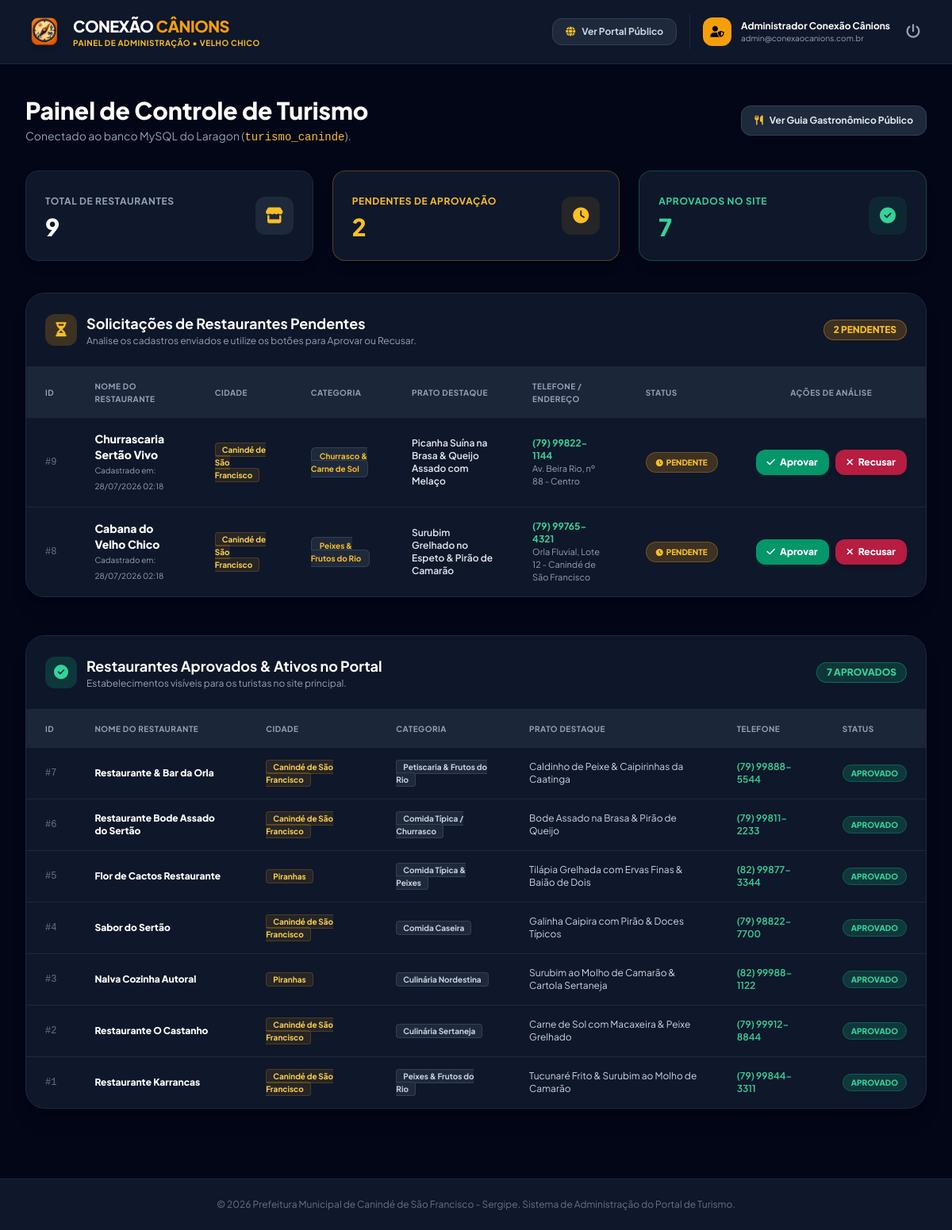
The app's page /admin/index.php (signed in) with its own data.
### tables this page shows
CREATE TABLE `restaurantes` (
  `id` INT AUTO_INCREMENT PRIMARY KEY,
  `nome` VARCHAR(255) NOT NULL,
  `categoria` VARCHAR(255) NOT NULL,
  `cidade` VARCHAR(100) NOT NULL DEFAULT 'Canindé de São Francisco',
  `prato_destaque` VARCHAR(255) NOT NULL,
  `endereco` TEXT NOT NULL,
  `telefone` VARCHAR(50) NOT NULL,
  `imagem` VARCHAR(255) DEFAULT 'assets/images/canions_xingo.jpg',
  `status` ENUM('pendente', 'aprovado') NOT NULL DEFAULT 'pendente',
  `criado_em` DATETIME DEFAULT CURRENT_TIMESTAMP
);

### admin/index.php (the view, shortened to what the rows shown need)
<?php
require_once __DIR__ . '/conexao.php';
try {
    $stmtPending = $pdo->query("SELECT * FROM restaurantes WHERE status = 'pendente' ORDER BY id DESC");
    $pendingList = $stmtPending->fetchAll();
    $stmtApproved = $pdo->query("SELECT * FROM restaurantes WHERE status = 'aprovado' ORDER BY id DESC");
    $approvedList = $stmtApproved->fetchAll();
} catch (PDOException $e) {
    die("Erro ao consultar o banco de dados MySQL: " . $e->getMessage());
}
?>
<!DOCTYPE html>
<html lang="pt-BR">
<head>
    <link rel="stylesheet" href="https://cdnjs.cloudflare.com/ajax/libs/font-awesome/6.5.1/css/all.min.css">
    <script src="https://cdn.tailwindcss.com"></script>
</head>
<body class="bg-slate-950 text-slate-100 font-sans min-h-screen flex flex-col">
    <main class="flex-1 max-w-7xl w-full mx-auto px-4 sm:px-6 lg:px-8 py-10">
        <div class="flex flex-col sm:flex-row sm:items-center justify-between gap-4 mb-8">
            <div>
                <h1 class="text-2xl sm:text-3xl font-extrabold text-white">Painel de Controle de Turismo</h1>
            </div>
        </div>
        <div class="bg-slate-900 rounded-3xl border border-slate-800 overflow-hidden shadow-xl mb-12">
            <div class="p-6 border-b border-slate-800 flex items-center justify-between bg-slate-900/90">
                <div class="flex items-center gap-3">
                    <div>
                        <h2 class="text-lg font-bold text-white">Solicitações de Restaurantes Pendentes</h2>
                    </div>
                </div>
            </div>
            <div class="overflow-x-auto">
                <table class="w-full text-left text-xs text-slate-300">
                    <thead class="bg-slate-800/90 text-slate-400 uppercase text-[10px] tracking-wider font-bold">
                        <tr>
                            <th class="px-6 py-4">ID</th>
                            <th class="px-6 py-4">Nome do Restaurante</th>
                            <th class="px-6 py-4">Cidade</th>
                            <th class="px-6 py-4">Categoria</th>
                            <th class="px-6 py-4">Prato Destaque</th>
                            <th class="px-6 py-4">Telefone / Endereço</th>
                            <th class="px-6 py-4">Status</th>
                            <th class="px-6 py-4 text-center">Ações de Análise</th>
                        </tr>
                    </thead>
                    <tbody class="divide-y divide-slate-800">
                        <?php if (empty($pendingList)): ?>
                            <tr>
                                <td colspan="8" class="px-6 py-10 text-center text-slate-500 italic">
                                    <i class="fa-solid fa-circle-check text-3xl text-emerald-500/50 block mb-3"></i>
                                    Nenhum cadastro pendente de aprovação no momento.
                                </td>
                            </tr>
                        <?php else: ?>
                            <?php foreach ($pendingList as $item): ?>
                                <tr class="hover:bg-slate-800/40 transition">
                                    <td class="px-6 py-4 text-slate-500 font-mono">#<?php echo $item['id']; ?></td>
                                    <td class="px-6 py-4 font-extrabold text-white text-sm">
                                        <?php echo htmlspecialchars($item['nome']); ?>
                                        <span class="block text-[10px] text-slate-400 font-normal">Cadastrado em: <?php echo date('d/m/Y H:i', strtotime($item['criado_em'])); ?></span>
                                    </td>
                                    <td class="px-6 py-4">
                                        <span class="bg-amber-500/10 text-amber-300 border border-amber-500/20 px-2 py-0.5 rounded text-[10px] font-bold">
                                            <?php echo htmlspecialchars($item['cidade'] ?? 'Canindé de São Francisco'); ?>
                                        </span>
                                    </td>
                                    <td class="px-6 py-4">
                                        <span class="bg-slate-800 text-amber-400 border border-slate-700 px-2.5 py-1 rounded-md text-[10px] font-bold">
                                            <?php echo htmlspecialchars($item['categoria']); ?>
                                        </span>
                                    </td>
                                    <td class="px-6 py-4 font-semibold text-slate-200">
                                        <?php echo htmlspecialchars($item['prato_destaque']); ?>
                                    </td>
                                    <td class="px-6 py-4">
                                        <span class="block font-bold text-emerald-400"><?php echo htmlspecialchars($item['telefone']); ?></span>
                                        <span class="text-slate-400 text-[11px]"><?php echo htmlspecialchars($item['endereco']); ?></span>
                                    </td>
                                    <td class="px-6 py-4">
                                        <span class="bg-amber-500/20 text-amber-400 px-3 py-1 rounded-full text-[10px] font-extrabold uppercase border border-amber-500/30 inline-flex items-center gap-1">
                                            <i class="fa-solid fa-clock text-[9px]"></i> Pendente
                                        </span>
                                    </td>
                                    <td class="px-6 py-4">
                                        <div class="flex items-center justify-center gap-2">
                                            <a href="index.php?action=aprovar&id=<?php echo $item['id']; ?>" class="bg-emerald-600 hover:bg-emerald-500 text-white font-extrabold px-3.5 py-2 rounded-xl text-xs flex items-center gap-1.5 transition shadow-md shadow-emerald-900/20" title="Aprovar e publicar no site">
                                                <i class="fa-solid fa-check"></i> Aprovar
                                            </a>
                                            <a href="index.php?action=recusar&id=<?php echo $item['id']; ?>" onclick="return confirm('Tem certeza que deseja recusar este cadastro?')" class="bg-rose-600/80 hover:bg-rose-600 text-white font-extrabold px-3.5 py-2 rounded-xl text-xs flex items-center gap-1.5 transition shadow-md" title="Recusar cadastro">
                                                <i class="fa-solid fa-xmark"></i> Recusar
                                            </a>
                                        </div>
                                    </td>
                                </tr>
                            <?php endforeach; ?>
                        <?php endif; ?>
                    </tbody>
                </table>
            </div>
        </div>
        <div class="bg-slate-900 rounded-3xl border border-slate-800 overflow-hidden shadow-xl">
            <div class="p-6 border-b border-slate-800 flex items-center justify-between bg-slate-900/90">
                <div class="flex items-center gap-3">
                    <div>
                        <h2 class="text-lg font-bold text-white">Restaurantes Aprovados & Ativos no Portal</h2>
                    </div>
                </div>
            </div>
            <div class="overflow-x-auto">
                <table class="w-full text-left text-xs text-slate-300">
                    <thead class="bg-slate-800/90 text-slate-400 uppercase text-[10px] tracking-wider font-bold">
                        <tr>
                            <th class="px-6 py-4">ID</th>
                            <th class="px-6 py-4">Nome do Restaurante</th>
                            <th class="px-6 py-4">Cidade</th>
                            <th class="px-6 py-4">Categoria</th>
                            <th class="px-6 py-4">Prato Destaque</th>
                            <th class="px-6 py-4">Telefone</th>
                            <th class="px-6 py-4">Status</th>
                        </tr>
                    </thead>
                    <tbody class="divide-y divide-slate-800">
                        <?php foreach ($approvedList as $item): ?>
                            <tr class="hover:bg-slate-800/40 transition">
                                <td class="px-6 py-4 text-slate-500 font-mono">#<?php echo $item['id']; ?></td>
                                <td class="px-6 py-4 font-extrabold text-white">
                                    <?php echo htmlspecialchars($item['nome']); ?>
                                </td>
                                <td class="px-6 py-4">
                                    <span class="bg-amber-500/10 text-amber-300 border border-amber-500/20 px-2 py-0.5 rounded text-[10px] font-bold">
                                        <?php echo htmlspecialchars($item['cidade'] ?? 'Canindé de São Francisco'); ?>
                                    </span>
                                </td>
                                <td class="px-6 py-4">
                                    <span class="bg-slate-800 text-slate-300 border border-slate-700 px-2 py-0.5 rounded text-[10px] font-bold">
                                        <?php echo htmlspecialchars($item['categoria']); ?>
                                    </span>
                                </td>
                                <td class="px-6 py-4 text-slate-300">
                                    <?php echo htmlspecialchars($item['prato_destaque']); ?>
                                </td>
                                <td class="px-6 py-4 font-semibold text-emerald-400">
                                    <?php echo htmlspecialchars($item['telefone']); ?>
                                </td>
                                <td class="px-6 py-4">
                                    <span class="bg-emerald-500/20 text-emerald-400 px-2.5 py-1 rounded-full text-[10px] font-extrabold uppercase border border-emerald-500/30">
                                        Aprovado
                                    </span>
                                </td>
                            </tr>
                        <?php endforeach; ?>
                    </tbody>
                </table>
            </div>
        </div>
    </main>
</body>
</html>

### records on screen
restaurantes: id "9", nome "Churrascaria Sertão Vivo", criado_em "28/07/2026 02:18", cidade "Canindé de São Francisco", categoria "Churrasco & Carne de Sol", prato_destaque "Picanha Suína na Brasa & Queijo Assado com Melaço", telefone "(79) 99822-1144", endereco "Av. Beira Rio, nº 88 - Centro"
restaurantes: id "8", nome "Cabana do Velho Chico", criado_em "28/07/2026 02:18", cidade "Canindé de São Francisco", categoria "Peixes & Frutos do Rio", prato_destaque "Surubim Grelhado no Espeto & Pirão de Camarão", telefone "(79) 99765-4321", endereco "Orla Fluvial, Lote 12 - Canindé de São Francisco"
restaurantes: id "7", nome "Restaurante & Bar da Orla", cidade "Canindé de São Francisco", categoria "Petiscaria & Frutos do Rio", prato_destaque "Caldinho de Peixe & Caipirinhas da Caatinga", telefone "(79) 99888-5544"
restaurantes: id "6", nome "Restaurante Bode Assado do Sertão", cidade "Canindé de São Francisco", categoria "Comida Típica / Churrasco", prato_destaque "Bode Assado na Brasa & Pirão de Queijo", telefone "(79) 99811-2233"
restaurantes: id "5", nome "Flor de Cactos Restaurante", cidade "Piranhas", categoria "Comida Típica & Peixes", prato_destaque "Tilápia Grelhada com Ervas Finas & Baião de Dois", telefone "(82) 99877-3344"
restaurantes: id "4", nome "Sabor do Sertão", cidade "Canindé de São Francisco", categoria "Comida Caseira", prato_destaque "Galinha Caipira com Pirão & Doces Típicos", telefone "(79) 98822-7700"
restaurantes: id "3", nome "Nalva Cozinha Autoral", cidade "Piranhas", categoria "Culinária Nordestina", prato_destaque "Surubim ao Molho de Camarão & Cartola Sertaneja", telefone "(82) 99988-1122"
restaurantes: id "2", nome "Restaurante O Castanho", cidade "Canindé de São Francisco", categoria "Culinária Sertaneja", prato_destaque "Carne de Sol com Macaxeira & Peixe Grelhado", telefone "(79) 99912-8844"
restaurantes: id "1", nome "Restaurante Karrancas", cidade "Canindé de São Francisco", categoria "Peixes & Frutos do Rio", prato_destaque "Tucunaré Frito & Surubim ao Molho de Camarão", telefone "(79) 99844-3311"

### other values on screen
$_SESSION['admin_nome'] "Administrador Conexão Cânions"
$_SESSION['admin_email'] "admin@conexaocanions.com.br"
$totalCount "9"
$pendingCount "2"
$approvedCount "7"
count($pendingList) "2"
count($approvedList) "7"
